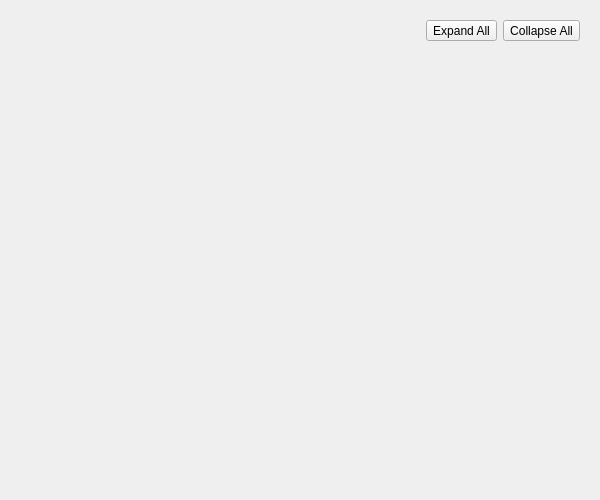
<?xml version="1.0" encoding="UTF-8"?>
<ui version="4.0">
 <class>GeneralTabPage</class>
 <widget class="QWidget" name="GeneralTabPage">
  <property name="geometry">
   <rect>
    <x>0</x>
    <y>0</y>
    <width>600</width>
    <height>500</height>
   </rect>
  </property>
  <property name="windowTitle">
   <string>General</string>
  </property>
  <layout class="QVBoxLayout" name="verticalLayout">
   <item>
    <widget class="QScrollArea" name="scrollArea">
     <property name="widgetResizable">
      <bool>true</bool>
     </property>
     <property name="frameShape">
      <enum>QFrame::NoFrame</enum>
     </property>
     <widget class="QWidget" name="scrollAreaWidgetContents">
      <property name="geometry">
       <rect>
        <x>0</x>
        <y>0</y>
        <width>582</width>
        <height>482</height>
       </rect>
      </property>
      <layout class="QVBoxLayout" name="verticalLayout_2">
       <item>
        <widget class="QWidget" name="sectionControlsWidget">
         <layout class="QHBoxLayout" name="sectionControlsLayout">
          <property name="leftMargin">
           <number>0</number>
          </property>
          <property name="topMargin">
           <number>0</number>
          </property>
          <property name="rightMargin">
           <number>0</number>
          </property>
          <property name="bottomMargin">
           <number>0</number>
          </property>
          <item>
           <spacer name="sectionControlsSpacer">
            <property name="orientation">
             <enum>Qt::Horizontal</enum>
            </property>
            <property name="sizeHint" stdset="0">
             <size>
              <width>40</width>
              <height>20</height>
             </size>
            </property>
           </spacer>
          </item>
          <item>
           <widget class="QToolButton" name="expandAllButton">
            <property name="text">
             <string>Expand All</string>
            </property>
            <property name="toolButtonStyle">
             <enum>Qt::ToolButtonTextOnly</enum>
            </property>
           </widget>
          </item>
          <item>
           <widget class="QToolButton" name="collapseAllButton">
            <property name="text">
             <string>Collapse All</string>
            </property>
            <property name="toolButtonStyle">
             <enum>Qt::ToolButtonTextOnly</enum>
            </property>
           </widget>
          </item>
         </layout>
        </widget>
       </item>
       <item>
        <widget class="PDSection" name="pdSectionGeneral"/>
       </item>
       <item>
        <widget class="PDSection" name="pdSectionBios"/>
       </item>
       <item>
        <widget class="PDSection" name="pdSectionCustomFields"/>
       </item>
       <item>
        <widget class="PDSection" name="pdSectionManagementInterfaces"/>
       </item>
       <item>
        <widget class="PDSection" name="pdSectionMemory"/>
       </item>
       <item>
        <widget class="PDSection" name="pdSectionVersion"/>
       </item>
       <item>
        <widget class="PDSection" name="pdSectionCpu"/>
       </item>
       <item>
        <widget class="PDSection" name="pdSectionBootOptions"/>
       </item>
       <item>
        <widget class="PDSection" name="pdSectionHighAvailability"/>
       </item>
       <item>
        <widget class="PDSection" name="pdSectionStatus"/>
       </item>
       <item>
        <widget class="PDSection" name="pdSectionMultipathing"/>
       </item>
       <item>
        <widget class="PDSection" name="pdSectionMultipathBoot"/>
       </item>
       <item>
        <widget class="PDSection" name="pdSectionVcpus"/>
       </item>
       <item>
        <widget class="PDSection" name="pdSectionDockerInfo"/>
       </item>
       <item>
        <widget class="PDSection" name="pdSectionReadCaching"/>
       </item>
       <item>
        <widget class="PDSection" name="pdSectionDeviceSecurity"/>
       </item>
       <item>
        <spacer name="verticalSpacer">
         <property name="orientation">
          <enum>Qt::Vertical</enum>
         </property>
         <property name="sizeHint" stdset="0">
          <size>
           <width>20</width>
           <height>40</height>
          </size>
         </property>
        </spacer>
       </item>
      </layout>
     </widget>
    </widget>
   </item>
  </layout>
 </widget>
 <customwidgets>
  <customwidget>
   <class>PDSection</class>
   <extends>QWidget</extends>
   <header>controls/pdsection.h</header>
  </customwidget>
 </customwidgets>
 <resources/>
 <connections/>
</ui>
